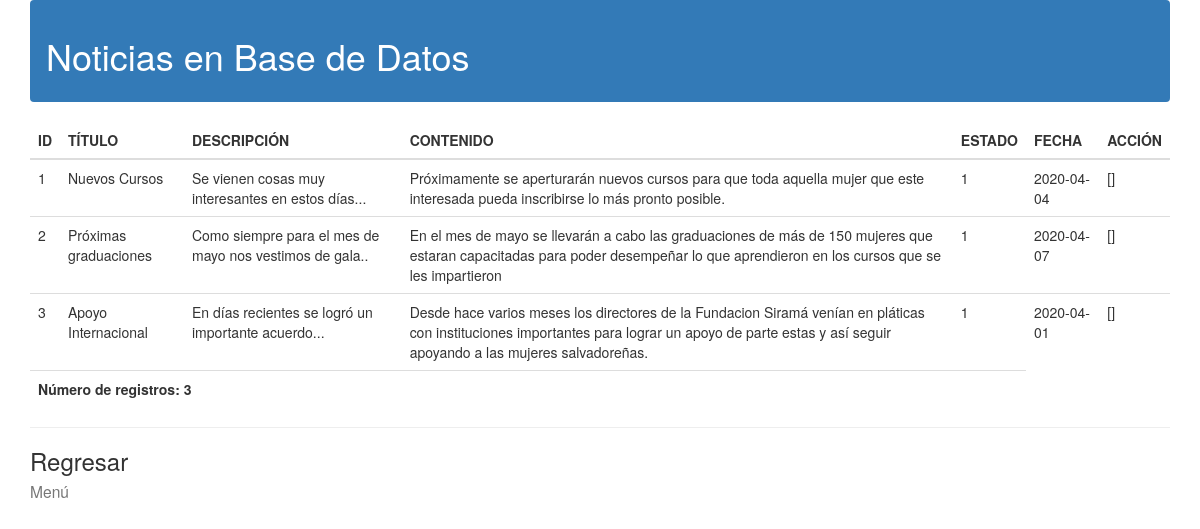
The app's page /Admin/CRUD_admin/Noticias/mostrar_noticias.php (signed in) with its own data.
### tables this page shows
CREATE TABLE IF NOT EXISTS `Noticias` (
  `Id_Noti` int(5) NOT NULL,
  `Titulo` varchar(150) NOT NULL,
  `Descripcion` varchar(450) NOT NULL,
  `Contenido` varchar(1500) NOT NULL,
  `Estado` char(5) NOT NULL,
  `Fecha` date NOT NULL,
  PRIMARY KEY (`Id_Noti`)
);

### Admin/CRUD_admin/Noticias/mostrar_noticias.php (the view, shortened to what this page needs)
<!DOCTYPE html>
	<html lang="es">
		<head>
			<link href = "//maxcdn.bootstrapcdn.com/bootstrap/3.3.0/css/bootstrap.min.css" rel = "stylesheet" id ="bootstrap-css" >
		</head>
		<header>
			<nav class = "navbar navbar-dark bg-primary" >
			<span class = "navbar-text" >
			<h1> Noticias en Base de Datos </h1>
			</span>
			</nav>
		</header>
		<body class="container">
			<?php
					@$db = new mysqli('localhost','root','','sirama', '3308');
				$db->set_charset( "utf8" );
				$consulta = " SELECT * FROM noticias ORDER BY Id_Noti";
				$resultc = $db->query($consulta);
				$num_results = $resultc->num_rows;
				echo "<table class='table'>
				<colgroup>
				<col class=\"idnoti\">
				</colgroup>
				<colgroup>
				<col class=\"titu\">
				</colgroup>
				<colgroup>
				<col class=\"descrip\">
				</colgroup>
				<colgroup>
				<col class=\"conte\">
				</colgroup>
				<colgroup>
				<col class=\"esta\">
				</colgroup>
				<colgroup>
				<col class=\"fecha\">
				</colgroup>
				<colgroup>
				<col class=\"action\">
				</colgroup>
				<thead>
				<tr id=\"theader\">
				<th>ID</th>
				<th>TÍTULO</th>
				<th>DESCRIPCIÓN</th>
				<th>CONTENIDO</th>
				<th>ESTADO</th>
				<th>FECHA</th>
				<th>ACCIÓN</th>
				</tr>
				</thead>
				<tbody>";
				while ($row = $resultc->fetch_assoc()) {
				echo "<tr class=\"normal\"onmouseover=\"this.className='selected'\" onmouseout=\"this.className='normal'\">";
				echo "<td scope='col'>";
				echo "" . $row[ 'Id_Noti' ] . "";
				echo "</td><td scope='col'>";
				echo "" . stripslashes($row[ 'Titulo' ]) . "";
				echo "</td><td scope='col'>\n";
				echo "" . stripslashes($row[ 'Descripcion' ]) . "";
				echo "</td><td scope='col'>";
				echo "" . $row[ 'Contenido' ];
				echo "</td><td scope='col'>";
				echo "" . $row[ 'Estado' ];
				echo "</td><td scope='col'>";
				echo "" . $row[ 'Fecha' ];
				echo "</td><td scope='col'>";
				echo "[<a href=\"" . $_GET[ 'opc' ] . ".php?id=" .
				$row[ 'Id_Noti' ] . "\">";
				echo "</a>]";
				echo "</td></tr>";
				}
				echo "</tbody>";
				echo "<tfoot>";
				echo "<tr id=\"tfooter\">";
				echo "<th colspan=\"5\">";
				echo "Número de registros: " . $num_results . "";
				echo "</th>";
				echo "</tr>";
				echo "</tfoot>";
				echo "</table>";
				?>
				<hr class = "d-lg-none divider" >
				<a href = "Opciones_Noticias.php" class = "d-block h3
				font-weight-normal" > Regresar <br>
				<small class = "d-block text-muted
				text-small" > Menú </small>
				</a>
		</body>
	</html>

### records on screen
noticias: Id_Noti "1", Titulo "Nuevos Cursos", Descripcion "Se vienen cosas muy interesantes en estos días...", Contenido "Próximamente se aperturarán nuevos cursos para que toda aquella mujer que este interesada pueda inscribirse lo más pronto posible.", Estado "1", Fecha "2020-04-04"
noticias: Id_Noti "2", Titulo "Próximas graduaciones", Descripcion "Como siempre para el mes de mayo nos vestimos de gala..", Contenido "En el mes de mayo se llevarán a cabo las graduaciones de más de 150 mujeres que estaran capacitadas para poder desempeñar lo que aprendieron en los cursos que se les impartieron", Estado "1", Fecha "2020-04-07"
noticias: Id_Noti "3", Titulo "Apoyo Internacional", Descripcion "En días recientes se logró un importante acuerdo...", Contenido "Desde hace varios meses los directores de la Fundacion Siramá venían en pláticas con instituciones importantes para lograr un apoyo de parte estas y así seguir apoyando a las mujeres salvadoreñas.", Estado "1", Fecha "2020-04-01"

### other values on screen
$num_results "3"
